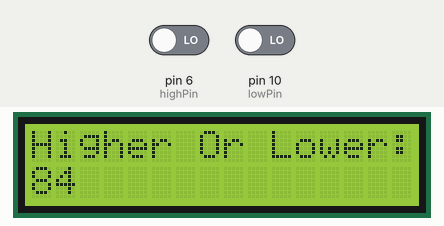
Bench run of a sketch on a simulated Arduino Uno, built with avr-gcc and run on an emulated ATmega328P. Parts: 16×2 character LCD. The inputs (shaded band) are chosen by the test bench; at power-on: pin 10 (lowPin) LOW, pin 6 (highPin) LOW. Random numbers use the default seed unless the sketch sets one; what the sketch prints to the serial monitor is not drawn.

Above: at 1.2 s.
1.3 s: pin 10 (lowPin) driven HIGH
At 2.0 s:
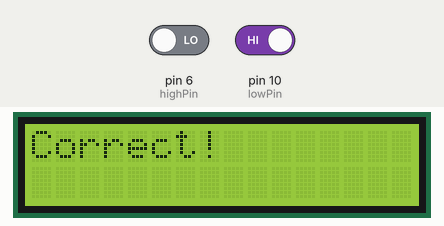
4.3 s: pin 6 (highPin) driven HIGH
At 4.7 s:
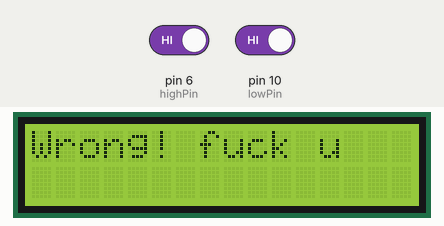
5.8 s: pin 6 (highPin) driven LOW
At 6.6 s:
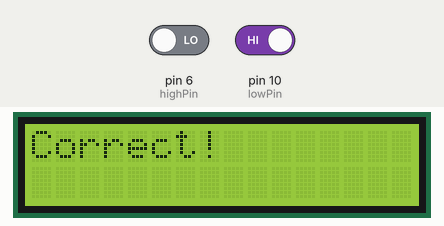
Timing chart, 0 to 8.8 s (numbered marks = the images above; inputs shaded):
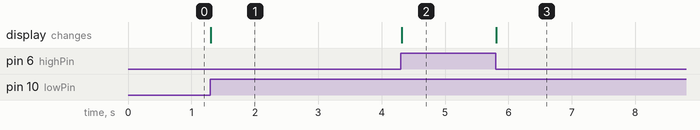

Measured:
- after the input at 1.3 s, the display: changes at once (image 1)
- after the input at 5.8 s, the display: changes at once (image 3)

The sketch:

HighLow.ino
```cpp
#include <LiquidCrystal.h>
LiquidCrystal lcd(12,11,5,4,3,2);

  const int highPin = 6;
  int highState = 0;
  int prevHighState = 0;

  const int lowPin = 10;
  int lowState = 0;
  int prevLowState = 0;

  int num;
  int secondNum;

void setup() {
  Serial.begin(9600);
  // put your setup code here, to run once:
  lcd.begin(16,2);
  pinMode(highPin,INPUT);
  pinMode(lowPin,INPUT);

  lcd.print("Higher Or Lower:");
  randomSeed(analogRead(8));
  num = random(0,100);
  secondNum = random(0,100);

lcd.setCursor(0, 1);
lcd.print(num);

  Serial.println(num);
  Serial.println(secondNum);
}

void loop() {
  // put your main code here, to run repeatedly:
  highState = digitalRead(highPin);
  lowState = digitalRead(lowPin);


    if(highState == 1){
      if(num<=secondNum){
        lcd.setCursor(0, 0);
        lcd.print("Correct!");
        delay(200);
      }
      if(num>secondNum){
        lcd.setCursor(0,0);
        lcd.print("Wrong! fuck u");

      }

   }

   else if(lowState == 1){
        if(num>=secondNum){
        lcd.clear();
        lcd.setCursor(0,0);
        lcd.print("Correct!");

      }
      if(num<secondNum){
        lcd.clear();
        lcd.setCursor(0, 0);
        lcd.print("Wrong!");

      }
   }

  prevHighState = highState;
  prevLowState = lowState;
}
```
